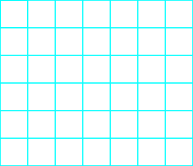
#> input picture holograms/other/test0.png, 193 x 166 px
$ python toholo.py
#> lines starting #> are read from the running program, lines starting #| are printed output that depends on the picture
# *************************************************************************************************************
# *************************************************************************************************************
#
#											Image -> LED Backed Hologram
#
# *************************************************************************************************************
# *************************************************************************************************************

from PIL import Image,ImageDraw,ImageChops
import math,random

class Hologram:
	def __init__(self,imageFile,targetFile):
#> called with imageFile = 'other/test0.png', targetFile = 'game00_1.png'
		self.baseImage = Image.open(imageFile)
#> self.baseImage is the input picture: PIL image 193x166 RGBA; mean R, G, B, A 0, 35.6, 35.6, 23.3
		self.cellSize = 32
		self.scaleImage = self.baseImage.resize((self.cellSize*7,self.cellSize*6),Image.BICUBIC)
		self.litImage = self.scaleImage.copy()

		pDraw = self.litImage.load()
		pImage = self.scaleImage.load()
		for xc in range(0,7):
			for yc in range(0,6):
				x1 = xc * self.cellSize
				y1 = yc * self.cellSize
				for x in range(0,self.cellSize):
					for y in range(0,self.cellSize):
						xd = x - self.cellSize/2
						yd = y - self.cellSize/2
						dist = math.sqrt(xd*xd+yd*yd) / (self.cellSize/2)*1.1
						red = int(min(255,285-dist*200))
						pix = pDraw[x+x1,y+y1]
						if pix[3] > 80:
							if dist < 1:
								s = 2.5
								pDraw[x+x1,y+y1] = (max(red,pix[0]),int(pix[1]/s),int(pix[2]/s),255)
						else:
							pDraw[x1+x,y1+y] = (0,0,0,255)
							if dist < 1:
								pDraw[x1+x,y1+y] = (red,0,0,255)
						pix2 = pImage[x+x1,y+y1]
						if pix2[3] < 80:
							pImage[x+x1,y+y1] = (0,0,0,255)

		self.result = Image.new("RGBA",(self.cellSize*7,self.cellSize*12),(0,0,0,0))
#> self.result: PIL image 224x384 RGBA; every value is 0
		self.result.paste(self.litImage,(0,0))
		self.result.paste(self.scaleImage,(0,self.cellSize*6))
		self.result.save(targetFile,optimize=True,quality=75,bits=8)
		#self.result.show()

class Combiner:
	def __init__(self,h1,h2,tgt):
#> called with h1 = 'game00_1.png', h2 = 'game00_2.png', tgt = 'comb00.png'
		i1 = Image.open(h1)
		i2 = Image.open(h2)
		comb = Image.new("RGBA",(i1.size[0]*2,i1.size[1]),(0,0,0,0))
#> comb: PIL image 448x384 RGBA; every value is 0
		comb.paste(i1,(0,0))
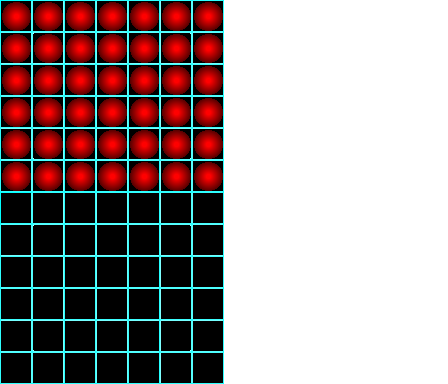
#> comb: PIL image 448x384 RGBA; mean R, G, B, A 24.5, 15.5, 15.5, 122.9; transparent parts drawn white
		comb.paste(i2,(i1.size[0],0))
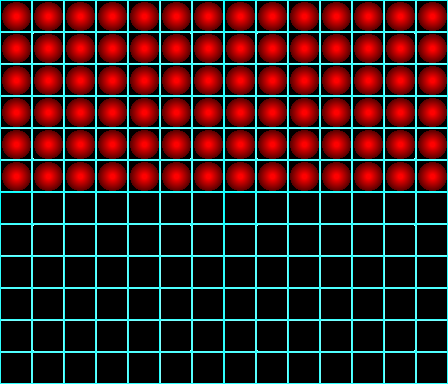
#> comb: PIL image 448x384 RGBA; mean R, G, B, A 49, 30.9, 30.9, 245.9; transparent parts drawn white
		comb.save(tgt)


h = Hologram("other/test0.png","game00_1.png")
h = Hologram("other/test0.png","game00_2.png")
c = Combiner("game00_1.png","game00_2.png","comb00.png")

h = Hologram("1/src01_1.png","game01_1.png")
#> call 3 of __init__, with imageFile = '1/src01_1.png', targetFile = 'game01_1.png'
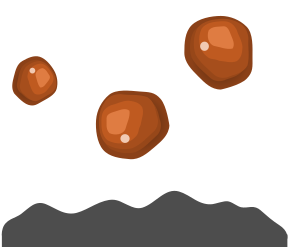
#> input picture holograms/1/src01_1.png, 288 x 247 px
#> in __init__, self.baseImage is the input picture: PIL image 288x247 RGBA; mean R, G, B, A 36.7, 24.5, 17.5, 76.3
#> in __init__ (call 3), `self.result.paste(self.litImage,(0,0))`:
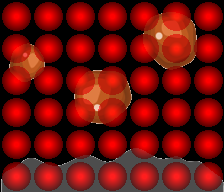
#> self.litImage: PIL image 224x192 RGBA; mean R, G, B, A 113.6, 14.7, 10.6, 254.5; transparent parts drawn white
#> in __init__ (call 3), `self.result.paste(self.litImage,(0,0))`:
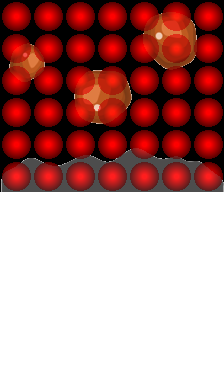
#> self.result: PIL image 224x384 RGBA; mean R, G, B, A 56.8, 7.4, 5.3, 127.2; transparent parts drawn white
#> in __init__ (call 3), `self.result.paste(self.scaleImage,(0,self.cellSize*6))`:
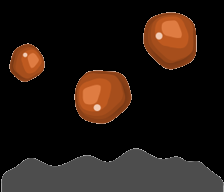
#> self.scaleImage: PIL image 224x192 RGBA; mean R, G, B, A 36.2, 24.2, 17.3, 253.7; transparent parts drawn white
#> in __init__ (call 3), `self.result.paste(self.scaleImage,(0,self.cellSize*6))`:
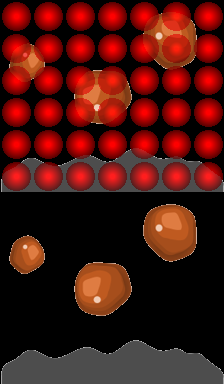
#> self.result: PIL image 224x384 RGBA; mean R, G, B, A 74.9, 19.5, 13.9, 254.1; transparent parts drawn white
h = Hologram("1/src01_2.png","game01_2.png")
#> (the run stopped early here; a loop or call above may not have finished)
